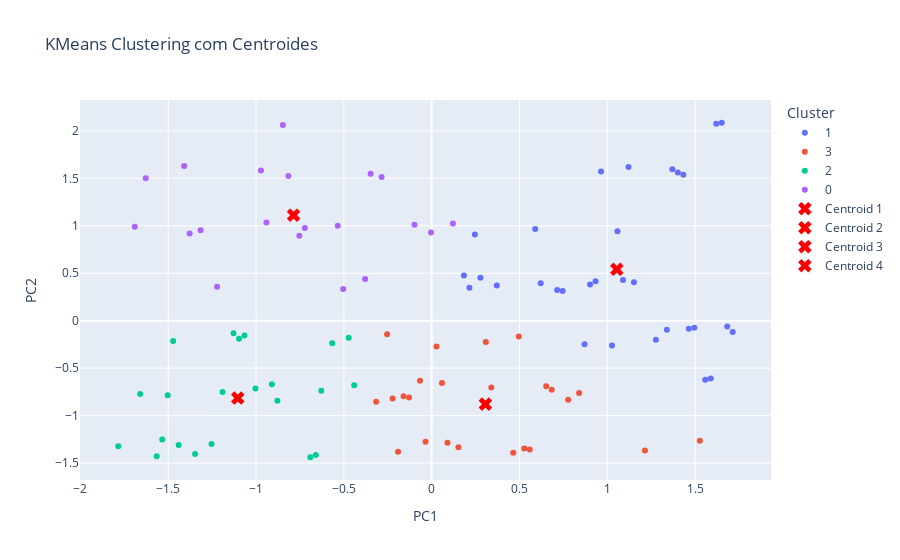

Notebook code for this chart:
### Code cell
def plot_kmeans_clusters(df, kmeans, labels, scaled_data):
    """
    Cria um gráfico interativo em 2D ou 3D usando Plotly, mostrando os clusters e os centroides.

    Args:
        df (pd.DataFrame): DataFrame original.
        kmeans (KMeans): Modelo KMeans treinado.
        labels (np.ndarray): Rótulos dos clusters para cada amostra.
        scaled_data (np.ndarray): Dados escalonados usados no KMeans.

    Returns:
        None: Exibe o gráfico interativo com Plotly.
    """
    # Reduzir a dimensionalidade para 2D com PCA (caso tenha mais de 2 dimensões)
    if scaled_data.shape[1] > 2:
        from sklearn.decomposition import PCA
        pca = PCA(n_components=2)
        reduced_data = pca.fit_transform(scaled_data)
    else:
        reduced_data = scaled_data

    # Criar DataFrame com os componentes principais ou dados originais
    plot_df = pd.DataFrame(reduced_data, columns=['PC1', 'PC2'])
    plot_df['cluster'] = labels

    # Adicionar os centroides ao gráfico
    centroids = kmeans.cluster_centers_
    if scaled_data.shape[1] > 2:
        centroids = pca.transform(centroids)

    # Gráfico de dispersão com Plotly
    fig = px.scatter(
        plot_df, x='PC1', y='PC2', color=plot_df['cluster'].astype(str),
        title="KMeans Clustering com Centroides",
        labels={'color': 'Cluster'}
    )

    # Adicionar os centroides ao gráfico
    for i, centroid in enumerate(centroids):
        fig.add_scatter(
            x=[centroid[0]], y=[centroid[1]], 
            mode='markers', 
            marker=dict(size=12, symbol='x', color='red'),
            name=f'Centroid {i+1}'
        )

    fig.show()


# Exibir o gráfico interativo
plot_kmeans_clusters(df, kmeans_modelo, labels, scaled_data)

### Figure 1 — Plotly figure (JSON) as saved in the notebook; plotly's stock layout.template omitted (floating-point values rounded to 4 significant figures)
{"data": [{"hovertemplate": "Cluster=1<br>PC1=%{x}<br>PC2=%{y}<extra></extra>", "legendgroup": "1", "marker": {"color": "#636efa", "symbol": "circle"}, "mode": "markers", "name": "1", "orientation": "v", "showlegend": true, "type": "scatter", "x": [0.2773, 0.371, 0.7146, 0.8708, 0.9332, 1.027, 1.058, 1.277, 0.2148, 0.1836, 1.339, 0.7458, 0.902, 1.089, 1.152, 0.6209, 0.9645, 1.121, 0.246, 0.5896, 1.371, 1.402, 1.433, 1.464, 1.495, 1.558, 1.589, 1.62, 1.652, 1.714, 1.683], "xaxis": "x", "y": [0.4519, 0.3702, 0.3235, -0.2483, 0.4169, -0.26, 0.942, -0.2016, 0.3469, 0.4752, -0.09661, 0.3118, 0.3819, 0.4285, 0.4052, 0.3935, 1.572, 1.619, 0.907, 0.9654, 1.596, 1.561, 1.537, -0.08494, -0.07327, -0.6218, -0.6101, 2.074, 2.086, -0.1199, -0.0616], "yaxis": "y"}, {"hovertemplate": "Cluster=3<br>PC1=%{x}<br>PC2=%{y}<extra></extra>", "legendgroup": "3", "marker": {"color": "#EF553B", "symbol": "circle"}, "mode": "markers", "name": "3", "orientation": "v", "showlegend": true, "type": "scatter", "x": [0.3085, 0.3397, 0.4647, 0.5272, 0.5584, 0.6521, 0.6833, 0.777, 0.8395, 1.214, -0.3162, -0.2538, -0.2225, -0.1913, -0.16, -0.1288, -0.06634, -0.0351, 0.02737, 0.05861, 0.08984, 0.1523, 0.4959, 1.527], "xaxis": "x", "y": [-0.225, -0.7035, -1.392, -1.345, -1.357, -0.6918, -0.7268, -0.8318, -0.7618, -1.369, -0.8552, -0.1433, -0.8202, -1.38, -0.7968, -0.8085, -0.6334, -1.275, -0.2717, -0.6568, -1.287, -1.334, -0.1666, -1.264], "yaxis": "y"}, {"hovertemplate": "Cluster=2<br>PC1=%{x}<br>PC2=%{y}<extra></extra>", "legendgroup": "2", "marker": {"color": "#00cc96", "symbol": "circle"}, "mode": "markers", "name": "2", "orientation": "v", "showlegend": true, "type": "scatter", "x": [-1.659, -1.566, -1.534, -1.503, -1.472, -1.253, -1.128, -1.066, -1.003, -0.9097, -0.8785, -0.6911, -1.784, -0.6598, -0.6286, -0.5661, -0.4724, -0.4412, -1.441, -1.191, -1.097, -1.347], "xaxis": "x", "y": [-0.7735, -1.427, -1.252, -0.7851, -0.2133, -1.299, -0.1316, -0.155, -0.7151, -0.6684, -0.8435, -1.439, -1.322, -1.415, -0.7385, -0.2367, -0.1783, -0.6801, -1.31, -0.7501, -0.19, -1.404], "yaxis": "y"}, {"hovertemplate": "Cluster=0<br>PC1=%{x}<br>PC2=%{y}<extra></extra>", "legendgroup": "0", "marker": {"color": "#ab63fa", "symbol": "circle"}, "mode": "markers", "name": "0", "orientation": "v", "showlegend": true, "type": "scatter", "x": [-1.41, -1.316, -0.9722, -0.941, -0.8472, -0.816, -0.7535, -0.5036, -0.3787, -0.3475, -0.285, -0.09757, -0.003864, -1.628, -1.378, -1.222, -1.691, -0.7223, -0.5349, 0.1211], "xaxis": "x", "y": [1.631, 0.9537, 1.584, 1.035, 2.062, 1.526, 0.8954, 0.3352, 0.4402, 1.549, 1.514, 1.012, 0.9304, 1.502, 0.9187, 0.3585, 0.9887, 0.977, 1.0, 1.024], "yaxis": "y"}, {"marker": {"color": "red", "size": 12, "symbol": "x"}, "mode": "markers", "name": "Centroid 1", "type": "scatter", "x": [-0.7863], "y": [1.112]}, {"marker": {"color": "red", "size": 12, "symbol": "x"}, "mode": "markers", "name": "Centroid 2", "type": "scatter", "x": [1.054], "y": [0.5415]}, {"marker": {"color": "red", "size": 12, "symbol": "x"}, "mode": "markers", "name": "Centroid 3", "type": "scatter", "x": [-1.104], "y": [-0.8149]}, {"marker": {"color": "red", "size": 12, "symbol": "x"}, "mode": "markers", "name": "Centroid 4", "type": "scatter", "x": [0.3059], "y": [-0.879]}], "layout": {"legend": {"title": {"text": "Cluster"}, "tracegroupgap": 0}, "title": {"text": "KMeans Clustering com Centroides"}, "xaxis": {"anchor": "y", "domain": [0, 1], "title": {"text": "PC1"}}, "yaxis": {"anchor": "x", "domain": [0, 1], "title": {"text": "PC2"}}}}
